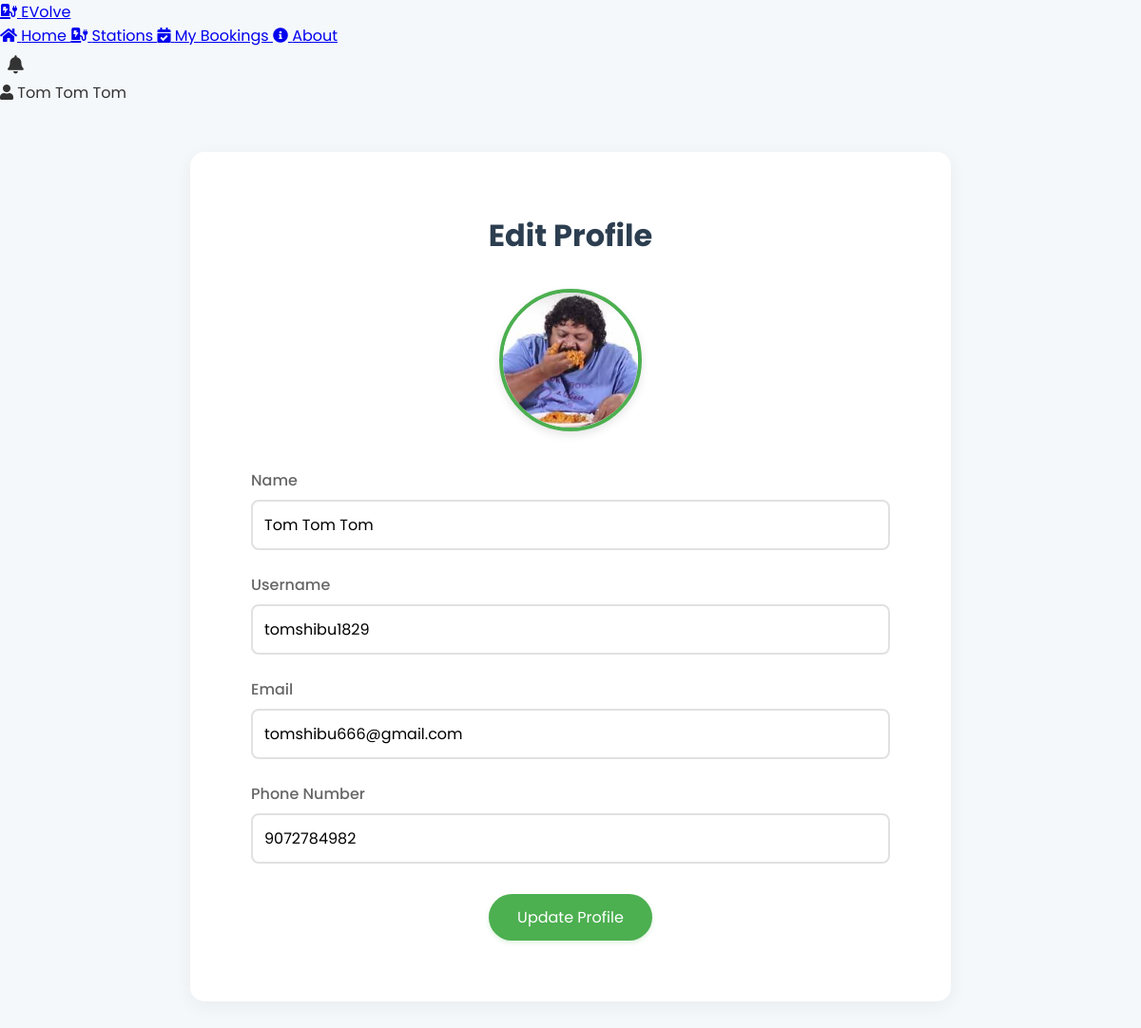
Screenshot of /editprofile.php (signed in) with the database file from the repository.
### tables this page shows
CREATE TABLE `tbl_users` (
  `user_id` int(11) NOT NULL,
  `email` varchar(255) NOT NULL,
  `passwordhash` varchar(255) NOT NULL,
  `name` varchar(100) NOT NULL,
  `username` varchar(100) NOT NULL,
  `phone_number` varchar(20) DEFAULT NULL,
  `profile_picture` varchar(255) DEFAULT NULL,
  `is_admin` tinyint(1) DEFAULT 0,
  `created_at` timestamp NOT NULL DEFAULT current_timestamp(),
  `status` enum('pending','active','inactive') DEFAULT 'pending',
  `updated_at` timestamp NOT NULL DEFAULT current_timestamp() ON UPDATE current_timestamp(),
  `verification_token` varchar(64) DEFAULT NULL,
  `token_expiry` datetime DEFAULT NULL,
  `otp` varchar(6) DEFAULT NULL,
  `otp_expiration` datetime DEFAULT NULL,
  `is_verified` tinyint(1) DEFAULT 0
);

### editprofile.php (the view, shortened to what this page needs)
<?php
$servername = "localhost";
$username = "root";
$password = "";
$dbname = "evolve1";
$conn = new mysqli($servername, $username, $password, $dbname);
$user_id = $_SESSION['user_id'] ?? null;
$sql = "SELECT * FROM tbl_users WHERE user_id = ?";
$stmt = $conn->prepare($sql);
$stmt->bind_param("i", $user_id);
$stmt->execute();
$result = $stmt->get_result();
$userData = $result->fetch_assoc();
?>
<!DOCTYPE html>
<html lang="en">
<head>
    <link rel="stylesheet" href="https://cdnjs.cloudflare.com/ajax/libs/font-awesome/5.15.4/css/all.min.css">
</head>
<body>
    <?php include 'header.php'; ?>
    <div class="profile-container">
        <div class="profile-section">
            <h2>Edit Profile</h2>
            <form method="POST" enctype="multipart/form-data" id="profileForm" novalidate>
                <div class="profile-photo">
                    <img src="<?php echo htmlspecialchars($userData['profile_picture'] ?? 'uploads/default.jpg'); ?>"
                         alt="Profile Photo" id="profileImage">
                </div>
                <div class="form-group">
                    <label>Name</label>
                    <input type="text" name="name" value="<?php echo htmlspecialchars($userData['name']); ?>" required>
                </div>
                <div class="form-group">
                    <label>Username</label>
                    <input type="text" name="username" value="<?php echo htmlspecialchars($userData['username']); ?>" required>
                </div>
                <div class="form-group">
                    <label>Email</label>
                    <input type="email" name="email" value="<?php echo htmlspecialchars($userData['email']); ?>" required>
                </div>
                <div class="form-group">
                    <label>Phone Number</label>
                    <input type="text" name="phone_number" value="<?php echo htmlspecialchars($userData['phone_number']); ?>">
                </div>
                <div class="buttons-container">
                    <button type="submit" name="update_profile" class="primary-button">Update Profile</button>
                </div>
            </form>
        </div>
    </div>
</body>
</html>

### editprofile.php (style rules this page uses)
* { margin: 0; padding: 0; box-sizing: border-box; font-family: 'Poppins', sans-serif; }
body { background-color: #f5f8fa; color: #333; }
.profile-container { max-width: 800px; margin: 50px auto; padding: 2rem; background: #ffffff; border-radius: 15px; box-shadow: 0 5px 20px rgba(0, 0, 0, 0.05); }
.profile-section { padding: 2rem; }
.profile-section h2 { color: #2c3e50; margin-bottom: 2rem; font-size: 2rem; text-align: center; }
.profile-photo { text-align: center; margin-bottom: 2rem; position: relative; cursor: pointer; }
.profile-photo img { width: 150px; height: 150px; border-radius: 50%; object-fit: cover; border: 4px solid #4CAF50; box-shadow: 0 4px 10px rgba(0, 0, 0, 0.1); transition: transform 0.3s ease; }
.form-group { margin-bottom: 1.5rem; }
.form-group label { display: block; margin-bottom: 0.5rem; color: #666; font-weight: 500; }
.form-group input { width: 100%; padding: 12px; border: 2px solid #e1e1e1; border-radius: 8px; font-size: 1rem; transition: border-color 0.3s ease; }
.buttons-container { text-align: center; margin-top: 2rem; }
.primary-button { background: #4CAF50; color: white; border: none; padding: 12px 30px; border-radius: 25px; font-size: 1rem; cursor: pointer; transition: all 0.3s ease; box-shadow: 0 2px 5px rgba(76, 175, 80, 0.2); }

### rows the page displays
tbl_users: profile_picture (picture), name "Tom Tom Tom", username "tomshibu1829", email "tomshibu666@gmail.com", phone_number "9072784982"

### other values shown
$_SESSION['name'] "Tom Tom Tom"
